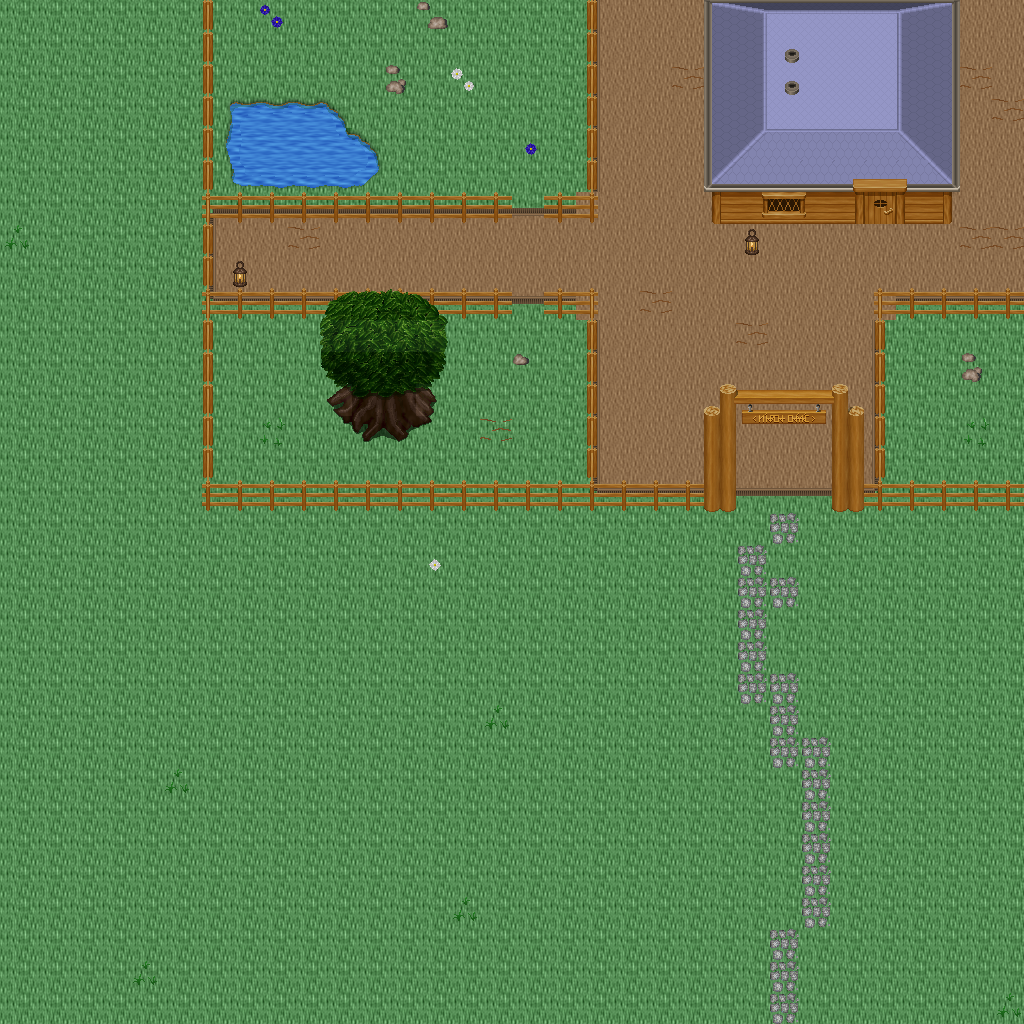

This game map was drawn from its Tiled (.tmx) file and the tilesets committed beside it. A one-line description and the trimmed map source follow:
An orthogonal 32x32 tile map with 32x32 px tiles, 5 tile layers (Ground, Objects, Objects2, Above, ...), 1 hidden layer not drawn, 43 tilesets.

<map version="1.10" tiledversion="1.11.0" orientation="orthogonal" renderorder="right-down" width="32" height="32" tilewidth="32" tileheight="32" infinite="0" nextlayerid="11" nextobjectid="1">
 <tileset firstgid="1" name="ground_ground" tilewidth="32" tileheight="32" tilecount="33" columns="3">
  <image source="../drawable/ground_ground.png" width="96" height="352" />
 </tileset>
 <tileset firstgid="34" name="ground_water_water" tilewidth="32" tileheight="32" tilecount="24" columns="3">
  <image source="../drawable/ground_water_water.png" width="96" height="256" />
 </tileset>
 <tileset firstgid="58" name="ground_square_patch" tilewidth="32" tileheight="32" tilecount="9" columns="3">
  <image source="../drawable/ground_square_patch.png" width="96" height="96" />
 </tileset>
 <tileset firstgid="67" name="building_wall_wall_brown" tilewidth="32" tileheight="32" tilecount="12" columns="3">
  <image source="../drawable/building_wall_wall_brown.png" width="96" height="128" />
 </tileset>
 <tileset firstgid="79" name="ground_water_pool_grassy" tilewidth="32" tileheight="32" tilecount="27" columns="9">
  <image source="../drawable/ground_water_pool_grassy.png" width="288" height="96" />
 </tileset>
 <tileset firstgid="106" name="ground_ridge_earth_dark" tilewidth="32" tileheight="32" tilecount="96" columns="12">
  <image source="../drawable/ground_ridge_earth_dark.png" width="384" height="256" />
 </tileset>
 <tileset firstgid="202" name="plant_grasses" tilewidth="32" tileheight="32" tilecount="6" columns="3">
  <image source="../drawable/plant_grasses.png" width="96" height="64" />
 </tileset>
 <tileset firstgid="208" name="plant_flower_daisy_white" tilewidth="32" tileheight="32" tilecount="8" columns="2">
  <image source="../drawable/plant_flower_daisy_white.png" width="64" height="128" />
 </tileset>
 <tileset firstgid="216" name="ground_rock_pebbles" tilewidth="32" tileheight="32" tilecount="3" columns="1">
  <image source="../drawable/ground_rock_pebbles.png" width="32" height="96" />
 </tileset>
 <tileset firstgid="219" name="ground_rock_rocks_2" tilewidth="32" tileheight="32" tilecount="4" columns="2">
  <image source="../drawable/ground_rock_rocks_2.png" width="64" height="64" />
 </tileset>
 <tileset firstgid="223" name="item_pot_pot_grey" tilewidth="32" tileheight="32" tilecount="1" columns="1">
  <image source="../drawable/item_pot_pot_grey.png" width="32" height="32" />
 </tileset>
 <tileset firstgid="224" name="plant_bush_bushes" tilewidth="32" tileheight="32" tilecount="10" columns="5">
  <image source="../drawable/plant_bush_bushes.png" width="160" height="64" />
 </tileset>
 <tileset firstgid="234" name="ground_ladder_vertical_dark" tilewidth="32" tileheight="32" tilecount="3" columns="3">
  <image source="../drawable/ground_ladder_vertical_dark.png" width="96" height="32" />
 </tileset>
 <tileset firstgid="237" name="ground_ladder_horizontal_dark" tilewidth="32" tileheight="32" tilecount="3" columns="1">
  <image source="../drawable/ground_ladder_horizontal_dark.png" width="32" height="96" />
 </tileset>
 <tileset firstgid="240" name="plant_flower_daisy_blue" tilewidth="32" tileheight="32" tilecount="8" columns="2">
  <image source="../drawable/plant_flower_daisy_blue.png" width="64" height="128" />
 </tileset>
 <tileset firstgid="248" name="ground_grass_edges" tilewidth="32" tileheight="32" tilecount="36" columns="12">
  <image source="../drawable/ground_grass_edges.png" width="384" height="96" />
 </tileset>
 <tileset firstgid="284" name="ground_grass_corners" tilewidth="32" tileheight="32" tilecount="24" columns="6">
  <image source="../drawable/ground_grass_corners.png" width="192" height="128" />
 </tileset>
 <tileset firstgid="308" name="ground_cobbled_paving" tilewidth="32" tileheight="32" tilecount="1" columns="1">
  <image source="../drawable/ground_cobbled_paving.png" width="32" height="32" />
 </tileset>
 <tileset firstgid="309" name="building_door_door_n" tilewidth="32" tileheight="32" tilecount="6" columns="3">
  <image source="../drawable/building_door_door_n.png" width="96" height="64" />
 </tileset>
 <tileset firstgid="315" name="building_door_closed" tilewidth="32" tileheight="32" tilecount="1" columns="1">
  <image source="../drawable/building_door_closed.png" width="32" height="32" />
 </tileset>
 <tileset firstgid="316" name="building_window_window_right" tilewidth="32" tileheight="32" tilecount="2" columns="2">
  <image source="../drawable/building_window_window_right.png" width="64" height="32" />
 </tileset>
 <tileset firstgid="318" name="plant_flower_daisy_red" tilewidth="32" tileheight="32" tilecount="8" columns="2">
  <image source="../drawable/plant_flower_daisy_red.png" width="64" height="128" />
 </tileset>
 <tileset firstgid="326" name="building_window_window_long" tilewidth="32" tileheight="32" tilecount="3" columns="3">
  <image source="../drawable/building_window_window_long.png" width="96" height="32" />
 </tileset>
 <tileset firstgid="329" name="plant_flower_daisy_yellow" tilewidth="32" tileheight="32" tilecount="8" columns="2">
  <image source="../drawable/plant_flower_daisy_yellow.png" width="64" height="128" />
 </tileset>
 <tileset firstgid="337" name="furniture_light_flames" tilewidth="32" tileheight="32" tilecount="6" columns="6">
  <image source="../drawable/furniture_light_flames.png" width="192" height="32" />
 </tileset>
 <tileset firstgid="343" name="building_fence_fence_chunky" tilewidth="32" tileheight="32" tilecount="21" columns="3">
  <image source="../drawable/building_fence_fence_chunky.png" width="96" height="224" />
 </tileset>
 <tileset firstgid="364" name="plant_tree_tree_green" tilewidth="32" tileheight="32" tilecount="88" columns="8">
  <image source="../drawable/plant_tree_tree_green.png" width="256" height="352" />
 </tileset>
 <tileset firstgid="452" name="plant_tree_tree_darkgreen" tilewidth="32" tileheight="32" tilecount="88" columns="8">
  <image source="../drawable/plant_tree_tree_darkgreen.png" width="256" height="352" />
 </tileset>
 <tileset firstgid="540" name="item_sign_large" tilewidth="32" tileheight="32" tilecount="15" columns="5">
  <image source="../drawable/item_sign_large.png" width="160" height="96" />
 </tileset>
 <tileset firstgid="555" name="ground_ladder_small" tilewidth="32" tileheight="32" tilecount="1" columns="1">
  <image source="../drawable/ground_ladder_small.png" width="32" height="32" />
 </tileset>
 <tileset firstgid="556" name="building_roof_blue" tilewidth="32" tileheight="32" tilecount="20" columns="5">
  <image source="../drawable/building_roof_blue.png" width="160" height="128" />
 </tileset>
 <tileset firstgid="576" name="building_decoration_chimney" tilewidth="32" tileheight="32" tilecount="2" columns="1">
  <image source="../drawable/building_decoration_chimney.png" width="32" height="64" />
 </tileset>
 <tileset firstgid="578" name="logic_creature_gnome" tilewidth="32" tileheight="32" tilecount="6" columns="6">
  <image source="../drawable/logic_creature_gnome.png" width="192" height="32" />
 </tileset>
 <tileset firstgid="584" name="logic_creature_rodent" tilewidth="32" tileheight="32" tilecount="8" columns="8">
  <image source="../drawable/logic_creature_rodent.png" width="256" height="32" />
 </tileset>
 <tileset firstgid="592" name="logic_creature_animal" tilewidth="32" tileheight="32" tilecount="32" columns="8">
  <image source="../drawable/logic_creature_animal.png" width="256" height="128" />
 </tileset>
 <tileset firstgid="624" name="logic_collision" tilewidth="32" tileheight="32" tilecount="1" columns="1">
  <image source="../drawable/logic_collision.png" width="32" height="32" />
 </tileset>
 <tileset firstgid="625" name="ground_water_water_corners" tilewidth="32" tileheight="32" tilecount="12" columns="6">
  <image source="../drawable/ground_water_water_corners.png" width="192" height="64" />
 </tileset>
 <tileset firstgid="637" name="ground_green_paving" tilewidth="32" tileheight="32" tilecount="18" columns="3">
  <image source="../drawable/ground_green_paving.png" width="96" height="192" />
 </tileset>
 <tileset firstgid="655" name="logic_protection" tilewidth="32" tileheight="32" tilecount="2" columns="2">
  <image source="../drawable/logic_protection.png" width="64" height="32" />
 </tileset>
 <tileset firstgid="657" name="light_yellow_light_5x5" tilewidth="32" tileheight="32" tilecount="25" columns="5">
  <image source="../drawable/light_yellow_light_5x5.png" width="160" height="160" />
 </tileset>
 <tileset firstgid="682" name="furniture_light_small_lamp" tilewidth="32" tileheight="32" tilecount="4" columns="4">
  <image source="../drawable/furniture_light_small_lamp.png" width="128" height="32" />
 </tileset>
 <tileset firstgid="686" name="light_door_light" tilewidth="32" tileheight="32" tilecount="12" columns="3">
  <image source="../drawable/light_door_light.png" width="96" height="128" />
 </tileset>
 <tileset firstgid="698" name="logic_creature_human_risecia" tilewidth="32" tileheight="32" tilecount="4" columns="4">
  <image source="../drawable/logic_creature_human_risecia.png" width="128" height="32" />
 </tileset>
 <layer id="1" name="Ground" width="32" height="32">
  <data>[1024 cells, 1024 non-empty, 4 distinct tile ids]</data>
 </layer>
 <layer id="2" name="Objects" width="32" height="32">
  <data>[1024 cells, 137 non-empty, 37 distinct tile ids]</data>
 </layer>
 <layer id="3" name="Objects2" width="32" height="32">
  <data>[1024 cells, 97 non-empty, 14 distinct tile ids]</data>
 </layer>
 <layer id="4" name="Above" width="32" height="32">
  <data>[1024 cells, 74 non-empty, 42 distinct tile ids]</data>
 </layer>
 <layer id="5" name="Above2" width="32" height="32">
  <data>[1024 cells, 5 non-empty, 4 distinct tile ids]</data>
 </layer>
 <layer id="6" name="Walkable" width="32" height="32" visible="0">
  <data>[1024 cells, 160 non-empty, 1 distinct tile ids]</data>
 </layer>
 <objectgroup id="7" name="Mapevents" />
 <objectgroup id="8" name="Spawn" />
 <objectgroup id="9" name="Keys" />
 <objectgroup id="10" name="Replace" />
</map>
